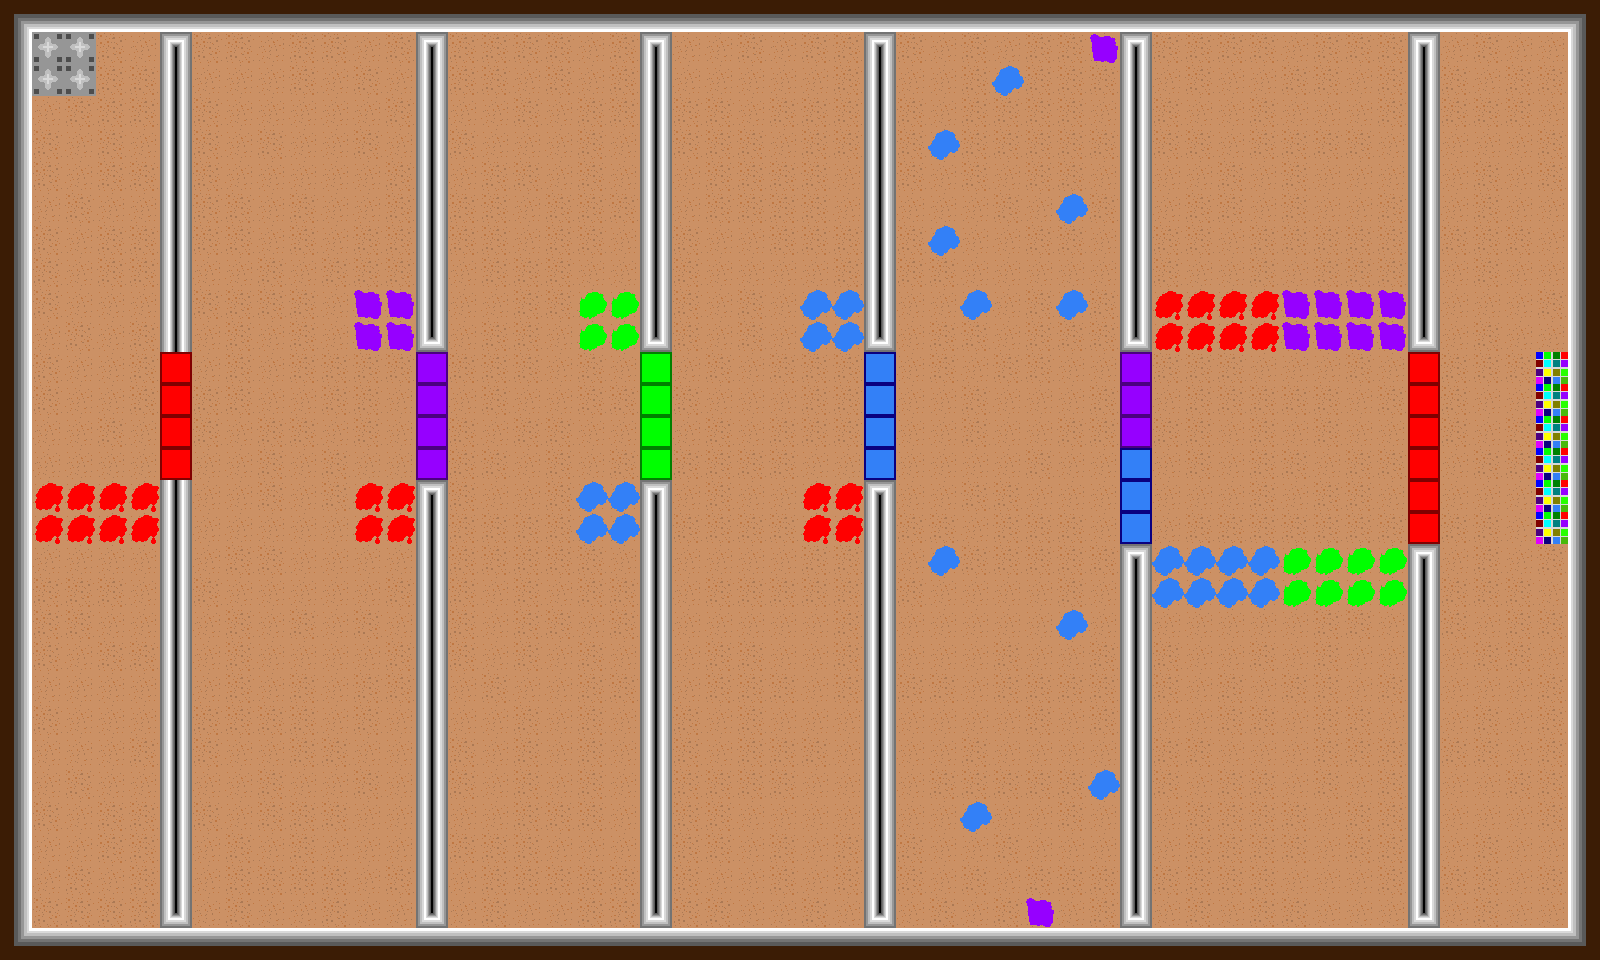

This game map was drawn from its Tiled (.tmx) file and the tilesets committed beside it. A one-line description and the trimmed map source follow:
An orthogonal 50x30 tile map with 32x32 px tiles, 11 tile layers (Floor, Collisions, RedTiles, RedPuddle, ...), 9 tilesets.

<map version="1.5" tiledversion="1.7.2" orientation="orthogonal" renderorder="right-down" width="50" height="30" tilewidth="32" tileheight="32" infinite="0" nextlayerid="16" nextobjectid="33">
 <tileset firstgid="1" name="Tiles" tilewidth="64" tileheight="64" tilecount="1196" columns="46">
  <image source="../tiles.png" width="2944" height="1664" />
 </tileset>
 <tileset firstgid="1197" name="TilesTryTwo" tilewidth="128" tileheight="128" tilecount="299" columns="23">
  <image source="../tiles.png" width="2944" height="1664" />
  <tile id="135" probability="0.25" />
  <tile id="136" probability="0.25" />
  <tile id="137" probability="0.25" />
  <wangsets>
   <wangset name="d" type="corner" tile="-1">
    <wangcolor name="dirt" color="#ff0000" tile="-1" probability="1" />
    <wangcolor name="grass" color="#00ff00" tile="-1" probability="1" />
    <wangcolor name="sand" color="#0000ff" tile="-1" probability="1" />
    <wangcolor name="rock" color="#ff7700" tile="-1" probability="1" />
    <wangtile tileid="0" wangid="0,1,0,2,0,1,0,1" />
    <wangtile tileid="1" wangid="0,1,0,2,0,2,0,1" />
    <wangtile tileid="2" wangid="0,1,0,1,0,2,0,1" />
    <wangtile tileid="3" wangid="0,2,0,1,0,2,0,2" />
    <wangtile tileid="4" wangid="0,2,0,2,0,1,0,2" />
    <wangtile tileid="5" wangid="0,1,0,3,0,1,0,1" />
    <wangtile tileid="6" wangid="0,1,0,3,0,3,0,1" />
    <wangtile tileid="7" wangid="0,1,0,1,0,3,0,1" />
    <wangtile tileid="8" wangid="0,3,0,1,0,3,0,3" />
    <wangtile tileid="9" wangid="0,3,0,3,0,1,0,3" />
    <wangtile tileid="10" wangid="0,1,0,4,0,1,0,1" />
    <wangtile tileid="11" wangid="0,1,0,4,0,4,0,1" />
    <wangtile tileid="12" wangid="0,1,0,1,0,4,0,1" />
    <wangtile tileid="13" wangid="0,4,0,1,0,4,0,4" />
    <wangtile tileid="14" wangid="0,4,0,4,0,1,0,4" />
    <wangtile tileid="23" wangid="0,2,0,2,0,1,0,1" />
    <wangtile tileid="24" wangid="0,2,0,2,0,2,0,2" />
    <wangtile tileid="25" wangid="0,1,0,1,0,2,0,2" />
    <wangtile tileid="26" wangid="0,1,0,2,0,2,0,2" />
    <wangtile tileid="27" wangid="0,2,0,2,0,2,0,1" />
    <wangtile tileid="28" wangid="0,3,0,3,0,1,0,1" />
    <wangtile tileid="29" wangid="0,3,0,3,0,3,0,3" />
    <wangtile tileid="30" wangid="0,1,0,1,0,3,0,3" />
    <wangtile tileid="31" wangid="0,1,0,3,0,3,0,3" />
    <wangtile tileid="32" wangid="0,3,0,3,0,3,0,1" />
    <wangtile tileid="33" wangid="0,4,0,4,0,1,0,1" />
    <wangtile tileid="34" wangid="0,4,0,4,0,4,0,4" />
    <wangtile tileid="35" wangid="0,1,0,1,0,4,0,4" />
    <wangtile tileid="36" wangid="0,1,0,4,0,4,0,4" />
    <wangtile tileid="37" wangid="0,4,0,4,0,4,0,1" />
    <wangtile tileid="46" wangid="0,2,0,1,0,1,0,1" />
    <wangtile tileid="47" wangid="0,2,0,1,0,1,0,2" />
    <wangtile tileid="48" wangid="0,1,0,1,0,1,0,2" />
    <wangtile tileid="51" wangid="0,3,0,1,0,1,0,1" />
    <wangtile tileid="52" wangid="0,3,0,1,0,1,0,3" />
    <wangtile tileid="53" wangid="0,1,0,1,0,1,0,3" />
    <wangtile tileid="56" wangid="0,4,0,1,0,1,0,1" />
    <wangtile tileid="57" wangid="0,4,0,1,0,1,0,4" />
    <wangtile tileid="58" wangid="0,1,0,1,0,1,0,4" />
    <wangtile tileid="60" wangid="0,1,0,1,0,1,0,1" />
    <wangtile tileid="69" wangid="0,2,0,1,0,2,0,2" />
    <wangtile tileid="70" wangid="0,2,0,1,0,1,0,2" />
    <wangtile tileid="71" wangid="0,2,0,2,0,1,0,2" />
    <wangtile tileid="72" wangid="0,1,0,2,0,1,0,1" />
    <wangtile tileid="73" wangid="0,1,0,1,0,2,0,1" />
    <wangtile tileid="74" wangid="0,2,0,0,0,2,0,2" />
    <wangtile tileid="75" wangid="0,2,0,0,0,0,0,2" />
    <wangtile tileid="76" wangid="0,2,0,2,0,0,0,2" />
    <wangtile tileid="77" wangid="0,3,0,2,0,3,0,3" />
    <wangtile tileid="78" wangid="0,3,0,3,0,2,0,3" />
    <wangtile tileid="79" wangid="0,2,0,0,0,2,0,2" />
    <wangtile tileid="80" wangid="0,2,0,0,0,0,0,2" />
    <wangtile tileid="81" wangid="0,2,0,2,0,0,0,2" />
    <wangtile tileid="82" wangid="0,4,0,2,0,4,0,4" />
    <wangtile tileid="83" wangid="0,4,0,4,0,2,0,4" />
    <wangtile tileid="92" wangid="0,1,0,1,0,2,0,2" />
    <wangtile tileid="93" wangid="0,1,0,1,0,1,0,1" />
    <wangtile tileid="94" wangid="0,2,0,2,0,1,0,1" />
    <wangtile tileid="95" wangid="0,2,0,1,0,1,0,1" />
    <wangtile tileid="96" wangid="0,1,0,1,0,1,0,2" />
    <wangtile tileid="97" wangid="0,0,0,0,0,2,0,2" />
    <wangtile tileid="99" wangid="0,2,0,2,0,0,0,0" />
    <wangtile tileid="100" wangid="0,2,0,3,0,3,0,3" />
    <wangtile tileid="101" wangid="0,3,0,3,0,3,0,2" />
    <wangtile tileid="102" wangid="0,0,0,0,0,2,0,2" />
    <wangtile tileid="104" wangid="0,2,0,2,0,0,0,0" />
    <wangtile tileid="105" wangid="0,2,0,4,0,4,0,4" />
    <wangtile tileid="106" wangid="0,4,0,4,0,4,0,2" />
    <wangtile tileid="115" wangid="0,1,0,2,0,2,0,2" />
    <wangtile tileid="116" wangid="0,1,0,2,0,2,0,1" />
    <wangtile tileid="117" wangid="0,2,0,2,0,2,0,1" />
    <wangtile tileid="119" wangid="0,2,0,2,0,2,0,2" />
    <wangtile tileid="120" wangid="0,0,0,2,0,2,0,2" />
    <wangtile tileid="121" wangid="0,0,0,2,0,2,0,0" />
    <wangtile tileid="122" wangid="0,2,0,2,0,2,0,0" />
    <wangtile tileid="124" wangid="0,2,0,2,0,2,0,2" />
    <wangtile tileid="125" wangid="0,0,0,2,0,2,0,2" />
    <wangtile tileid="126" wangid="0,0,0,2,0,2,0,0" />
    <wangtile tileid="127" wangid="0,2,0,2,0,2,0,0" />
    <wangtile tileid="129" wangid="0,2,0,2,0,2,0,2" />
    <wangtile tileid="138" wangid="0,3,0,2,0,3,0,3" />
    <wangtile tileid="139" wangid="0,3,0,2,0,2,0,3" />
    <wangtile tileid="140" wangid="0,3,0,3,0,2,0,3" />
    <wangtile tileid="141" wangid="0,2,0,3,0,2,0,2" />
    <wangtile tileid="142" wangid="0,2,0,2,0,3,0,2" />
    <wangtile tileid="143" wangid="0,3,0,1,0,3,0,3" />
    <wangtile tileid="144" wangid="0,3,0,1,0,1,0,3" />
    <wangtile tileid="145" wangid="0,3,0,3,0,1,0,3" />
    <wangtile tileid="146" wangid="0,1,0,0,0,1,0,1" />
    <wangtile tileid="147" wangid="0,1,0,1,0,0,0,1" />
    <wangtile tileid="148" wangid="0,3,0,4,0,3,0,3" />
    <wangtile tileid="149" wangid="0,3,0,4,0,4,0,3" />
    <wangtile tileid="150" wangid="0,3,0,3,0,4,0,3" />
    <wangtile tileid="151" wangid="0,4,0,3,0,4,0,4" />
    <wangtile tileid="152" wangid="0,4,0,4,0,3,0,4" />
    <wangtile tileid="161" wangid="0,2,0,2,0,3,0,3" />
    <wangtile tileid="162" wangid="0,2,0,2,0,2,0,2" />
    <wangtile tileid="163" wangid="0,3,0,3,0,2,0,2" />
    <wangtile tileid="164" wangid="0,3,0,2,0,2,0,2" />
    <wangtile tileid="165" wangid="0,2,0,2,0,2,0,3" />
    <wangtile tileid="166" wangid="0,1,0,1,0,3,0,3" />
    <wangtile tileid="167" wangid="0,1,0,1,0,1,0,1" />
    <wangtile tileid="168" wangid="0,3,0,3,0,1,0,1" />
    <wangtile tileid="169" wangid="0,0,0,1,0,1,0,1" />
    <wangtile tileid="170" wangid="0,1,0,1,0,1,0,0" />
    <wangtile tileid="171" wangid="0,4,0,4,0,3,0,3" />
    <wangtile tileid="172" wangid="0,4,0,4,0,4,0,4" />
    <wangtile tileid="173" wangid="0,3,0,3,0,4,0,4" />
    <wangtile tileid="174" wangid="0,3,0,4,0,4,0,4" />
    <wangtile tileid="175" wangid="0,4,0,4,0,4,0,3" />
    <wangtile tileid="184" wangid="0,2,0,3,0,3,0,3" />
    <wangtile tileid="185" wangid="0,2,0,3,0,3,0,2" />
    <wangtile tileid="186" wangid="0,3,0,3,0,3,0,2" />
    <wangtile tileid="188" wangid="0,3,0,3,0,3,0,3" />
    <wangtile tileid="189" wangid="0,1,0,3,0,3,0,3" />
    <wangtile tileid="190" wangid="0,1,0,3,0,3,0,1" />
    <wangtile tileid="191" wangid="0,3,0,3,0,3,0,1" />
    <wangtile tileid="193" wangid="0,3,0,3,0,3,0,3" />
    <wangtile tileid="194" wangid="0,4,0,3,0,3,0,3" />
    <wangtile tileid="195" wangid="0,4,0,3,0,3,0,4" />
    <wangtile tileid="196" wangid="0,3,0,3,0,3,0,4" />
    <wangtile tileid="198" wangid="0,3,0,3,0,3,0,3" />
    <wangtile tileid="207" wangid="0,4,0,2,0,4,0,4" />
    <wangtile tileid="208" wangid="0,4,0,2,0,2,0,4" />
    <wangtile tileid="209" wangid="0,4,0,4,0,2,0,4" />
    <wangtile tileid="210" wangid="0,2,0,4,0,2,0,2" />
    <wangtile tileid="211" wangid="0,2,0,2,0,4,0,2" />
    <wangtile tileid="212" wangid="0,4,0,1,0,4,0,4" />
    <wangtile tileid="213" wangid="0,4,0,1,0,1,0,4" />
    <wangtile tileid="214" wangid="0,4,0,4,0,1,0,4" />
    <wangtile tileid="215" wangid="0,1,0,4,0,1,0,1" />
    <wangtile tileid="216" wangid="0,1,0,1,0,4,0,1" />
    <wangtile tileid="217" wangid="0,4,0,3,0,4,0,4" />
    <wangtile tileid="218" wangid="0,4,0,3,0,3,0,4" />
    <wangtile tileid="219" wangid="0,4,0,4,0,3,0,4" />
    <wangtile tileid="220" wangid="0,3,0,4,0,3,0,3" />
    <wangtile tileid="221" wangid="0,3,0,3,0,4,0,3" />
    <wangtile tileid="230" wangid="0,2,0,2,0,4,0,4" />
    <wangtile tileid="231" wangid="0,2,0,2,0,2,0,2" />
    <wangtile tileid="232" wangid="0,4,0,4,0,2,0,2" />
    <wangtile tileid="233" wangid="0,4,0,2,0,2,0,2" />
    <wangtile tileid="234" wangid="0,2,0,2,0,2,0,4" />
    <wangtile tileid="235" wangid="0,1,0,1,0,4,0,4" />
    <wangtile tileid="236" wangid="0,1,0,1,0,1,0,1" />
    <wangtile tileid="237" wangid="0,4,0,4,0,1,0,1" />
    <wangtile tileid="238" wangid="0,4,0,1,0,1,0,1" />
    <wangtile tileid="239" wangid="0,1,0,1,0,1,0,4" />
    <wangtile tileid="240" wangid="0,3,0,3,0,4,0,4" />
    <wangtile tileid="241" wangid="0,3,0,3,0,3,0,3" />
    <wangtile tileid="242" wangid="0,4,0,4,0,3,0,3" />
    <wangtile tileid="243" wangid="0,4,0,3,0,3,0,3" />
    <wangtile tileid="244" wangid="0,3,0,3,0,3,0,4" />
    <wangtile tileid="253" wangid="0,2,0,4,0,4,0,4" />
    <wangtile tileid="254" wangid="0,2,0,4,0,4,0,2" />
    <wangtile tileid="255" wangid="0,4,0,4,0,4,0,2" />
    <wangtile tileid="257" wangid="0,4,0,4,0,4,0,4" />
    <wangtile tileid="258" wangid="0,1,0,4,0,4,0,4" />
    <wangtile tileid="259" wangid="0,1,0,4,0,4,0,1" />
    <wangtile tileid="260" wangid="0,4,0,4,0,4,0,1" />
    <wangtile tileid="262" wangid="0,4,0,4,0,4,0,4" />
    <wangtile tileid="263" wangid="0,3,0,4,0,4,0,4" />
    <wangtile tileid="264" wangid="0,3,0,4,0,4,0,3" />
    <wangtile tileid="265" wangid="0,4,0,4,0,4,0,3" />
    <wangtile tileid="267" wangid="0,4,0,4,0,4,0,4" />
   </wangset>
   <wangset name="test" type="mixed" tile="-1">
    <wangcolor name="" color="#ff0000" tile="-1" probability="1" />
    <wangcolor name="" color="#00ff00" tile="-1" probability="1" />
   </wangset>
  </wangsets>
 </tileset>
 <tileset firstgid="1496" source="Objects.tsx" />
 <tileset firstgid="1504" source="terrain_edges.tsx" />
 <tileset firstgid="1524" source="Tile_corner.tsx" />
 <tileset firstgid="1588" source="TinyTiles.tsx" />
 <tileset firstgid="2612" source="../Tilesets/collor changers (1).tsx" />
 <tileset firstgid="2624" source="Tileset1.0.tsx" />
 <tileset firstgid="2660" source="collor changers (2).tsx" />
 <layer id="5" name="Floor" width="50" height="30">
  <data>[1500 cells, 1500 non-empty, 4 distinct tile ids]</data>
 </layer>
 <layer id="6" name="Collisions" width="50" height="30">
  <data>[1500 cells, 296 non-empty, 11 distinct tile ids]</data>
 </layer>
 <layer id="11" name="RedTiles" width="50" height="30">
  <data>[1500 cells, 10 non-empty, 1 distinct tile ids]</data>
 </layer>
 <layer id="13" name="RedPuddle" width="50" height="30">
  <data>[1500 cells, 24 non-empty, 1 distinct tile ids]</data>
 </layer>
 <layer id="12" name="PurpleTiles" width="50" height="30">
  <data>[1500 cells, 7 non-empty, 1 distinct tile ids]</data>
 </layer>
 <layer id="14" name="PurplePuddle" width="50" height="30">
  <data>[1500 cells, 14 non-empty, 1 distinct tile ids]</data>
 </layer>
 <layer id="9" name="GreenTiles" width="50" height="30">
  <data>[1500 cells, 4 non-empty, 1 distinct tile ids]</data>
 </layer>
 <layer id="10" name="GreenPuddle" width="50" height="30">
  <data>[1500 cells, 12 non-empty, 1 distinct tile ids]</data>
 </layer>
 <layer id="7" name="BlueTiles" width="50" height="30">
  <data>[1500 cells, 7 non-empty, 1 distinct tile ids]</data>
 </layer>
 <layer id="8" name="BluePuddle" width="50" height="30">
  <data>[1500 cells, 26 non-empty, 1 distinct tile ids]</data>
 </layer>
 <layer id="15" name="WinTiles" width="50" height="30">
  <data>[1500 cells, 6 non-empty, 1 distinct tile ids]</data>
 </layer>
 <objectgroup id="3" name="Object Layer 1" />
</map>
